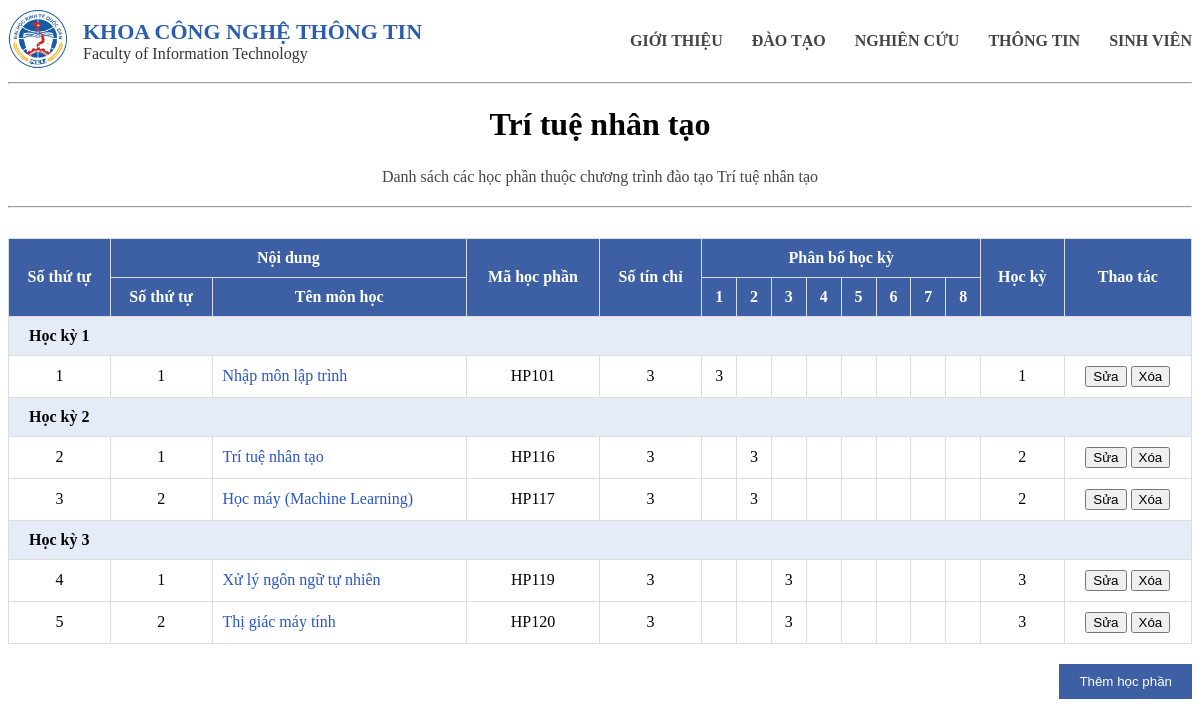
The app's page /detail/CT05, older data.
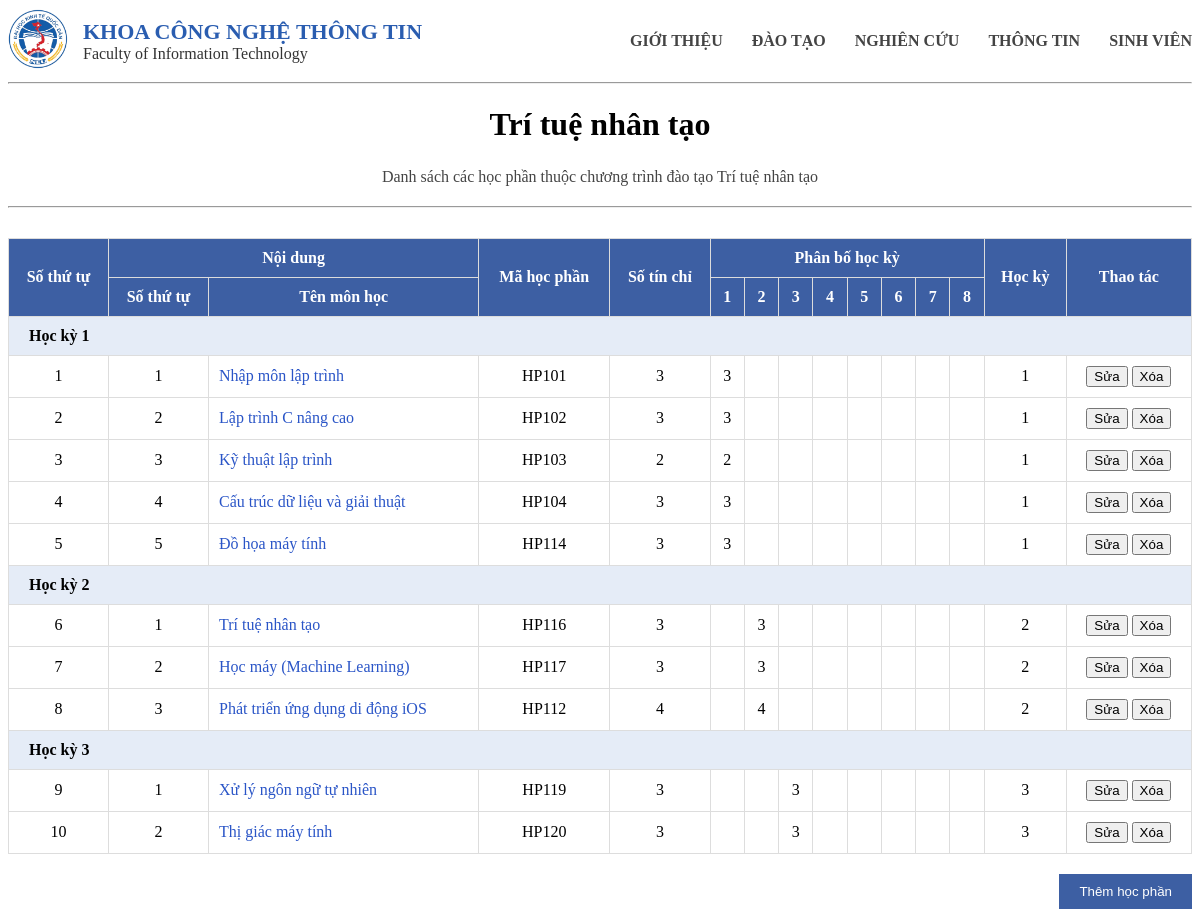
The same page, newer data.
### tables this page shows
CREATE TABLE "chuongtrinh" (
	"mact"	TEXT NOT NULL UNIQUE,
	"tenct"	TEXT NOT NULL,
	"chitieu"	INTEGER NOT NULL,
	"linhvuc"	TEXT NOT NULL,
	PRIMARY KEY("mact")
);

CREATE TABLE "chuongtrinhct" (
	"mact"	TEXT NOT NULL,
	"mahp"	TEXT NOT NULL,
	"stt"	INTEGER,
	"sotc"	INTEGER,
	"hocki"	INTEGER,
	"loai"	TEXT,
	PRIMARY KEY("mact","mahp")
);

CREATE TABLE "hocphan" (
	"mahp"	TEXT NOT NULL UNIQUE,
	"tenhp"	TEXT NOT NULL,
	"sotc"	INTEGER NOT NULL,
	PRIMARY KEY("mahp")
);

### main.py (the view)
@app.route("/detail/<mact>")
def detail(mact):
    conn = get_db()
    cur = conn.cursor()
    cur.execute("SELECT * FROM chuongtrinh WHERE mact=?", (mact,))
    ct = cur.fetchone()
    cur.execute("""
        SELECT hp.mahp, hp.tenhp, hp.sotc, ct.hocki, ct.loai, ct.hocki, ct.stt
        FROM chuongtrinhct ct
        JOIN hocphan hp ON ct.mahp = hp.mahp
        WHERE ct.mact = ?
        ORDER BY ct.hocki, ct.stt
    """, (mact,))
    rows = cur.fetchall()
    conn.close()
    return render_template("detail.html", rows=rows, ct=ct)

### main.py (called while the page is built)
def get_db():
    conn = sqlite3.connect("database.db")
    conn.row_factory = sqlite3.Row
    return conn

### templates/detail.html
{% extends "base.html" %}
{% block content %}
<div class="container">
<h1>{{ct.tenct}}</h1>
<p class="description">
Danh sách các học phần thuộc chương trình đào tạo {{ct.tenct}}
</p>
<hr>
<table>
<tr>
    <th rowspan="2">Số thứ tự</th>
    <th colspan="2">Nội dung</th>
    <th rowspan="2">Mã học phần</th>
    <th rowspan="2">Số tín chỉ</th>
    <th colspan="8">Phân bố học kỳ</th>
    <th rowspan="2">Học kỳ</th>
    <th rowspan="2">Thao tác</th>
</tr>
<tr>
    <th>Số thứ tự</th>
    <th>Tên môn học</th>
    <th>1</th>
    <th>2</th>
    <th>3</th>
    <th>4</th>
    <th>5</th>
    <th>6</th>
    <th>7</th>
    <th>8</th>
</tr>
{% set stt = namespace(value=1) %}
{% for hocki, mon in rows|groupby("hocki") %}
<tr class="group">
<td colspan="15">Học kỳ {{hocki}}</td>
</tr>
{% for hp in mon %}
<tr>
<td>{{stt.value}}</td>
<td>{{loop.index}}</td>
<td class="subject">{{hp.tenhp}}</td>
<td>{{hp.mahp}}</td>
<td>{{hp.sotc}}</td>
<td>{% if hp.hocki==1 %}{{hp.sotc}}{% endif %}</td>
<td>{% if hp.hocki==2 %}{{hp.sotc}}{% endif %}</td>
<td>{% if hp.hocki==3 %}{{hp.sotc}}{% endif %}</td>
<td>{% if hp.hocki==4 %}{{hp.sotc}}{% endif %}</td>
<td>{% if hp.hocki==5 %}{{hp.sotc}}{% endif %}</td>
<td>{% if hp.hocki==6 %}{{hp.sotc}}{% endif %}</td>
<td>{% if hp.hocki==7 %}{{hp.sotc}}{% endif %}</td>
<td>{% if hp.hocki==8 %}{{hp.sotc}}{% endif %}</td>
<td>{{hp.hocki}}</td>
<td>
    <a href="/sua/{{ct.mact}}/{{hp.mahp}}">
        <button type="button" class="edit">Sửa</button>
    </a>
    <form action="/xoa/{{ct.mact}}/{{hp.mahp}}" method="POST"
          onsubmit="return confirm('Bạn có chắc muốn xóa môn này?');"
          style="display:inline;">
        <button type="submit" class="delete">Xóa</button>
    </form>
</td>
</tr>
{% set stt.value = stt.value + 1 %}
{% endfor %}
{% endfor %}
</table>
<a href="/add/{{ct.mact}}">
<button type="button" class="add">Thêm học phần</button>
</a>
</div>
{% endblock %}

### templates/base.html (shortened to what this page needs)
<!DOCTYPE html>
<html lang="vi">
<head>
    <link rel="stylesheet" href="{{ url_for('static', filename='styles.css') }}">
</head>
<body>
<header class="header">
<div class="header-container">
    <div class="logo-area">
        <a href="/">
        <img src="{{ url_for('static', filename='logo.png') }}" class="logo">
        </a>
        <div class="title">
            <div class="vn">KHOA CÔNG NGHỆ THÔNG TIN</div>
            <div class="en">Faculty of Information Technology</div>
        </div>
    </div>
    <nav class="menu">
        <a href="#">GIỚI THIỆU</a>
        <a href="/">ĐÀO TẠO</a>
        <a href="#">NGHIÊN CỨU</a>
        <a href="#">THÔNG TIN</a>
        <a href="#">SINH VIÊN</a>
    </nav>
</div>
</header>
<hr>
{% block content %}
{% endblock %}
</body>
</html>

### static/styles.css (style rules this page uses)
.header-container { width:100%; margin:auto; display:flex; align-items:center; justify-content:space-between; }
.logo-area { display:flex; align-items:center; }
.logo { width:60px; margin-right:15px; }
.title .vn { font-weight:bold; color:#2a5db0; font-size:22px; }
.title .en { font-size:16px; color:#333; }
.menu a { margin-left:25px; text-decoration:none; color:#444; font-weight:600; }
table { width:100%; border-collapse:collapse; margin-top:20px; }
th { background:#3d5fa3; color:white; padding:10px; }
td { padding:10px; border:1px solid #ddd; text-align:center; }
a { color:#2a55c7; text-decoration:none; }
h1,p { text-align:center; }
.description { color:#444; line-height:1.6; }
.add { margin-top:20px; padding:10px 20px; background:#3d5fa3; color:white; border:none; float:right; }
table { width:100%; border-collapse:collapse; margin-top:30px; }
th { background:#3d5fa3; color:white; padding:10px; border:1px solid #dcdcdc; }
td { padding:10px; border:1px solid #dcdcdc; text-align:center; }
.subject { text-align:left; color:#2a55c7; }
.group { background:#e5ecf7; font-weight:bold; }
.group td { text-align:left; padding-left:20px; }

Row changes from the older to the newer data that the page shows:
added chuongtrinhct: value "2", tenhp "Lập trình C nâng cao", mahp "HP102", sotc "3", hocki "1"
added chuongtrinhct: value "3", tenhp "Kỹ thuật lập trình", mahp "HP103", sotc "2", hocki "1"
added chuongtrinhct: value "4", tenhp "Cấu trúc dữ liệu và giải thuật", mahp "HP104", sotc "3", hocki "1"
added chuongtrinhct: value "5", tenhp "Đồ họa máy tính", mahp "HP114", sotc "3", hocki "1"
computed for chuongtrinhct "Trí tuệ nhân tạo": value "2" → "6"
computed for chuongtrinhct "Học máy (Machine Learning)": value "3" → "7"
added chuongtrinhct: value "8", tenhp "Phát triển ứng dụng di động iOS", mahp "HP112", sotc "4", hocki "2"
computed for chuongtrinhct "Xử lý ngôn ngữ tự nhiên": value "4" → "9"
computed for chuongtrinhct "Thị giác máy tính": value "5" → "10"
